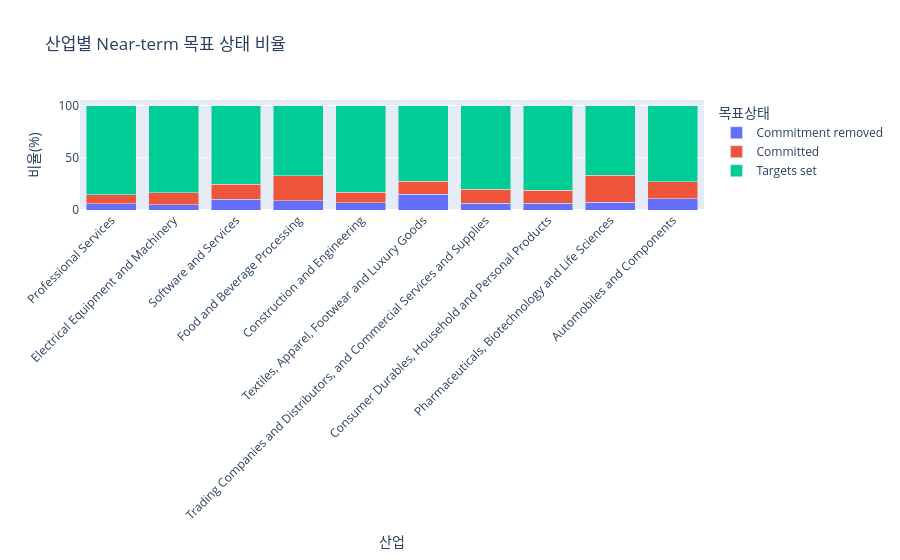

The notebook cell this image was saved under:
### Code cell
# 상위 10개 산업의 목표 상태 비율을 그래프용 형태로 변환
sector_status_plot = (
    sector_status_pct
    .reset_index()
    .melt(
        id_vars='sector',
        var_name='목표상태',
        value_name='비율'
    )
)

# 산업별 Near-term 목표 상태 비율 시각화
fig = px.bar(
    sector_status_plot,
    x='sector',
    y='비율',
    color='목표상태',
    barmode='stack',
    title='산업별 Near-term 목표 상태 비율'
)

fig.update_layout(
    xaxis_title='산업',
    yaxis_title='비율(%)',
    xaxis_tickangle=-45
)

fig.show()

### Figure 1 — Plotly figure (JSON) as saved in the notebook; plotly's stock layout.template omitted (floating-point values rounded to 4 significant figures)
{"data": [{"hovertemplate": "목표상태=Commitment removed<br>sector=%{x}<br>비율=%{y}<extra></extra>", "legendgroup": "Commitment removed", "marker": {"color": "#636efa", "pattern": {"shape": ""}}, "name": "Commitment removed", "orientation": "v", "showlegend": true, "textposition": "auto", "x": ["Professional Services", "Electrical Equipment and Machinery", "Software and Services", "Food and Beverage Processing", "Construction and Engineering", "Textiles, Apparel, Footwear and Luxury Goods", "Trading Companies and Distributors, and Commercial Services and Supplies", "Consumer Durables, Household and Personal Products", "Pharmaceuticals, Biotechnology and Life Sciences", "Automobiles and Components"], "xaxis": "x", "y": [5.9, 5.1, 10.2, 9.1, 6.8, 15.2, 6.6, 6.5, 7.4, 11.0], "yaxis": "y", "type": "bar"}, {"hovertemplate": "목표상태=Committed<br>sector=%{x}<br>비율=%{y}<extra></extra>", "legendgroup": "Committed", "marker": {"color": "#EF553B", "pattern": {"shape": ""}}, "name": "Committed", "orientation": "v", "showlegend": true, "textposition": "auto", "x": ["Professional Services", "Electrical Equipment and Machinery", "Software and Services", "Food and Beverage Processing", "Construction and Engineering", "Textiles, Apparel, Footwear and Luxury Goods", "Trading Companies and Distributors, and Commercial Services and Supplies", "Consumer Durables, Household and Personal Products", "Pharmaceuticals, Biotechnology and Life Sciences", "Automobiles and Components"], "xaxis": "x", "y": [8.9, 11.2, 14.4, 23.8, 10.2, 12.2, 13.1, 12.3, 25.9, 16.0], "yaxis": "y", "type": "bar"}, {"hovertemplate": "목표상태=Targets set<br>sector=%{x}<br>비율=%{y}<extra></extra>", "legendgroup": "Targets set", "marker": {"color": "#00cc96", "pattern": {"shape": ""}}, "name": "Targets set", "orientation": "v", "showlegend": true, "textposition": "auto", "x": ["Professional Services", "Electrical Equipment and Machinery", "Software and Services", "Food and Beverage Processing", "Construction and Engineering", "Textiles, Apparel, Footwear and Luxury Goods", "Trading Companies and Distributors, and Commercial Services and Supplies", "Consumer Durables, Household and Personal Products", "Pharmaceuticals, Biotechnology and Life Sciences", "Automobiles and Components"], "xaxis": "x", "y": [85.1, 83.6, 75.5, 67.1, 83.1, 72.6, 80.3, 81.2, 66.7, 73.0], "yaxis": "y", "type": "bar"}], "layout": {"xaxis": {"anchor": "y", "domain": [0.0, 1.0], "title": {"text": "산업"}, "tickangle": -45}, "yaxis": {"anchor": "x", "domain": [0.0, 1.0], "title": {"text": "비율(%)"}}, "legend": {"title": {"text": "목표상태"}, "tracegroupgap": 0}, "title": {"text": "산업별 Near-term 목표 상태 비율"}, "barmode": "stack"}}
